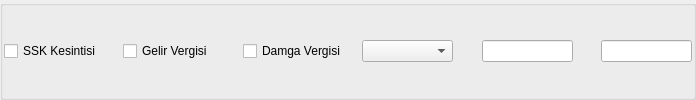
        <widget class="QGroupBox" name="group_box_evlenme_yardimi">
         <property name="sizePolicy">
          <sizepolicy hsizetype="Expanding" vsizetype="Expanding">
           <horstretch>0</horstretch>
           <verstretch>0</verstretch>
          </sizepolicy>
         </property>
         <property name="font">
          <font>
           <pointsize>9</pointsize>
          </font>
         </property>
         <property name="title">
          <string/>
         </property>
         <layout class="QGridLayout" name="gridLayout_53" columnstretch="5,5,5,4,1,4,1,4">
          <property name="margin">
           <number>1</number>
          </property>
          <item row="0" column="5">
           <widget class="QCommaEdit" name="comma_edit_evlenme_yardimi_yuzdesi">
            <property name="sizePolicy">
             <sizepolicy hsizetype="Expanding" vsizetype="Fixed">
              <horstretch>0</horstretch>
              <verstretch>0</verstretch>
             </sizepolicy>
            </property>
            <property name="font">
             <font>
              <pointsize>9</pointsize>
             </font>
            </property>
            <property name="whatsThis">
             <string>Sayilari formatina(Or:1,000,234.50) donusturur. </string>
            </property>
            <property name="QCommaEdit" stdset="0">
             <rect>
              <x>0</x>
              <y>0</y>
              <width>100</width>
              <height>100</height>
             </rect>
            </property>
           </widget>
          </item>
          <item row="0" column="7">
           <widget class="QCommaEdit" name="comma_edit_evlenme_yardimi_tutari">
            <property name="sizePolicy">
             <sizepolicy hsizetype="Expanding" vsizetype="Fixed">
              <horstretch>0</horstretch>
              <verstretch>0</verstretch>
             </sizepolicy>
            </property>
            <property name="font">
             <font>
              <pointsize>9</pointsize>
             </font>
            </property>
            <property name="whatsThis">
             <string>Sayilari formatina(Or:1,000,234.50) donusturur. </string>
            </property>
            <property name="QCommaEdit" stdset="0">
             <rect>
              <x>0</x>
              <y>0</y>
              <width>100</width>
              <height>100</height>
             </rect>
            </property>
           </widget>
          </item>
          <item row="0" column="4">
           <spacer name="horizontalSpacer_58">
            <property name="orientation">
             <enum>Qt::Horizontal</enum>
            </property>
            <property name="sizeHint" stdset="0">
             <size>
              <width>40</width>
              <height>20</height>
             </size>
            </property>
           </spacer>
          </item>
          <item row="0" column="6">
           <spacer name="horizontalSpacer_59">
            <property name="orientation">
             <enum>Qt::Horizontal</enum>
            </property>
            <property name="sizeHint" stdset="0">
             <size>
              <width>40</width>
              <height>20</height>
             </size>
            </property>
           </spacer>
          </item>
          <item row="0" column="0">
           <widget class="QCheckBox" name="check_box_evlenme_yardimi_ssk_kesintisi">
            <property name="sizePolicy">
             <sizepolicy hsizetype="Expanding" vsizetype="Fixed">
              <horstretch>0</horstretch>
              <verstretch>0</verstretch>
             </sizepolicy>
            </property>
            <property name="font">
             <font>
              <pointsize>9</pointsize>
             </font>
            </property>
            <property name="text">
             <string>SSK Kesintisi</string>
            </property>
           </widget>
          </item>
          <item row="0" column="1">
           <widget class="QCheckBox" name="check_box_evlenme_yardimi_gelir_vergisi">
            <property name="sizePolicy">
             <sizepolicy hsizetype="Expanding" vsizetype="Fixed">
              <horstretch>0</horstretch>
              <verstretch>0</verstretch>
             </sizepolicy>
            </property>
            <property name="font">
             <font>
              <pointsize>9</pointsize>
             </font>
            </property>
            <property name="text">
             <string>Gelir Vergisi</string>
            </property>
           </widget>
          </item>
          <item row="0" column="2">
           <widget class="QCheckBox" name="check_box_evlenme_yardimi_damga_vergisi">
            <property name="sizePolicy">
             <sizepolicy hsizetype="Expanding" vsizetype="Fixed">
              <horstretch>0</horstretch>
              <verstretch>0</verstretch>
             </sizepolicy>
            </property>
            <property name="font">
             <font>
              <pointsize>9</pointsize>
             </font>
            </property>
            <property name="text">
             <string>Damga Vergisi</string>
            </property>
           </widget>
          </item>
          <item row="0" column="3">
           <widget class="QComboBox" name="combo_box_evlenme_yardimi_yuzde_mi">
            <property name="sizePolicy">
             <sizepolicy hsizetype="Expanding" vsizetype="Fixed">
              <horstretch>0</horstretch>
              <verstretch>0</verstretch>
             </sizepolicy>
            </property>
            <property name="font">
             <font>
              <pointsize>9</pointsize>
             </font>
            </property>
           </widget>
          </item>
         </layout>
        </widget>
